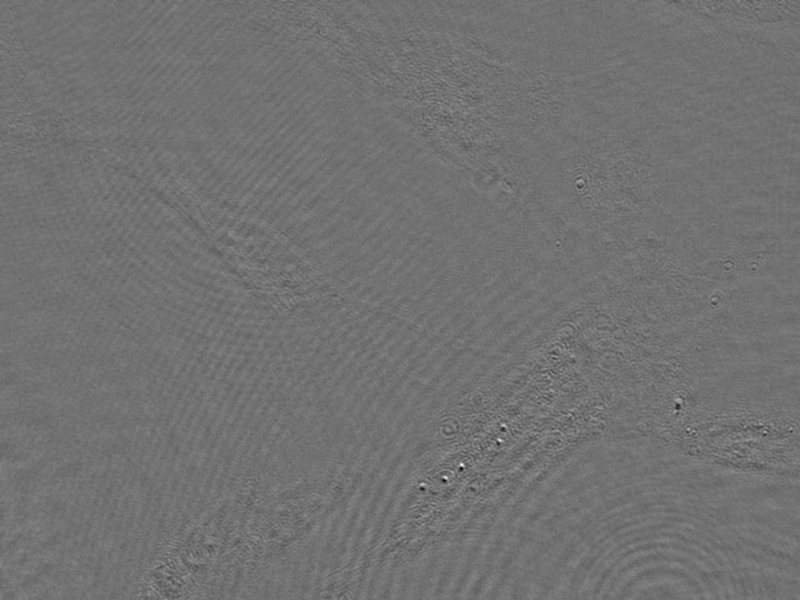
#> input picture test_data/0.png, 1600 x 1200 px (shown at 1/2 size)
$ python -i phase_utils.py   (imports and definitions only)
#> lines starting #> are read from the running program, lines starting #| are printed output that depends on the picture
#> further down, picture is the input picture: shape (1200, 1600); min 0, max 255, mean 113.7
"""
Script contains functions for retrieving optical field from interference pattern obtained in off-axis holography.

Created on Wed Mar 03 09:14:39 2022

@author: Fredrik Skärberg // fredrik.skarberg@physics.gu.se

"""

import numpy as np
from skimage import morphology
from skimage.restoration import unwrap_phase
#import cv2
import scipy
from scipy import ndimage

# [532 lines left out: functions correct_phase_4order, phaseunwrap_skimage, phase_unwrap_pipeline, phaseunwrap, correct_phase_4order_removal, correct_phase_4order_with_background and 3 more, not called in this run]

def get_shifted_fft(frame, filter_radius=200, correct_fourier_peak = [0, 0]):
    """
    Return fourier image that is shifted by some pixels.

    """
#> called with filter_radius = 200

    yr, xr  = frame.shape
#> yr = 1200; xr = 1600

    x = np.arange(-(xr/2-1/2), (xr/2 + 1/2), 1)
#> x = 1600 values from -799.5 to 799.5
    y = np.arange(-(yr/2-1/2), (yr/2 + 1/2), 1)
#> y = 1200 values from -599.5 to 599.5
    X, Y = np.meshgrid(x, y)

    #### kx and ky is the wave vector that defines the direction of propagation. Used to calculate the fourier shift.
    kx = np.linspace(-np.pi, np.pi, xr)
#> kx = 1600 values from -3.14 to 3.14
    ky = np.linspace(-np.pi, np.pi, yr)
#> ky = 1200 values from -3.14 to 3.14
    KX, KY = np.meshgrid(kx, ky)

    position_matrix = np.sqrt(X**2 + Y**2) #"circle", values are smaller if closer to the center and vice verca.

    fftImage = np.fft.fft2(frame) #Compute the 2-dimensional discrete Fourier Transform
    fftImage = np.fft.fftshift(fftImage) #Shift the zero-frequency component to the center of the spectrum.

    #If not filter radius inputted. Estimate it somewhat.
    if not isinstance(filter_radius, int):
        filter_radius = int(np.min([xr, yr]) / 6)

    fftImage = np.where(position_matrix < filter_radius, 0, fftImage) #Set values within filter_radius to 0
    fftImage = np.where(X < -5, 0, fftImage) #Set "left" values to 0
    fftImage = np.where(np.abs(Y) < 5, 0, fftImage) #Set "fourier boundary" to 0.

    #Find max with some minor gaussian convolutions
    imag_c = scipy.ndimage.gaussian_filter(fftImage.imag, sigma = 3)
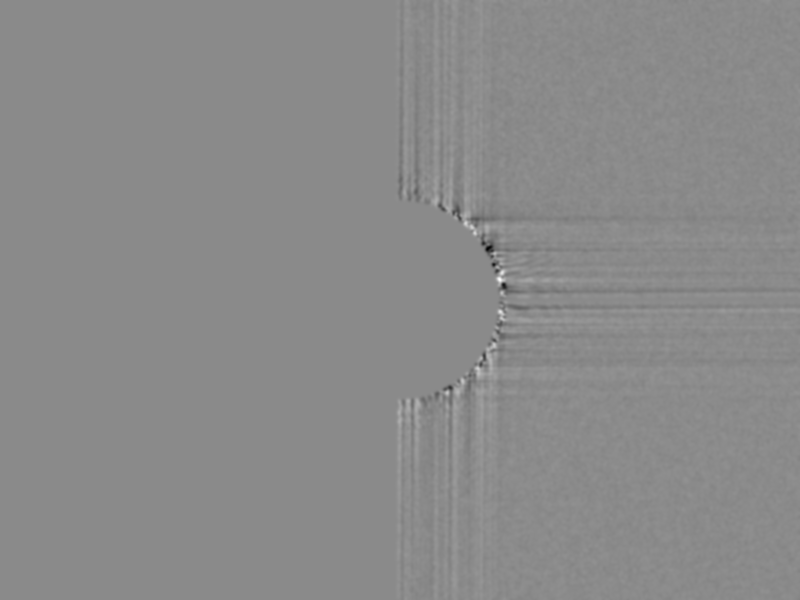
#> imag_c: shape (1200, 1600) float64 (shown at 1/2 size); min -2892.3, max 2429.6, mean 1.2; drawn with min black and max white
    real_c = scipy.ndimage.gaussian_filter(fftImage.real, sigma = 3)
    idx_max_real = np.unravel_index(np.argmax(real_c, axis=None), fftImage.shape)
#> idx_max_real = (540, 994)
    idx_max_imag = np.unravel_index(np.argmax(imag_c, axis=None), fftImage.shape)
#> idx_max_imag = (559, 999)

    idx_max = (int((idx_max_real[0] + idx_max_imag[0])/2), int((idx_max_real[1] + idx_max_imag[1])/2))
#> idx_max = (549, 996)

    idx_max = (idx_max[0]+correct_fourier_peak[0], idx_max[1]+correct_fourier_peak[1])
    # [7 lines of commented-out code are left out]

    kx_pos = KX[idx_max]
#> kx_pos = 0.772
    ky_pos = KY[idx_max]
#> ky_pos = -0.265
    kx_add_ky = kx_pos*X+ky_pos*Y
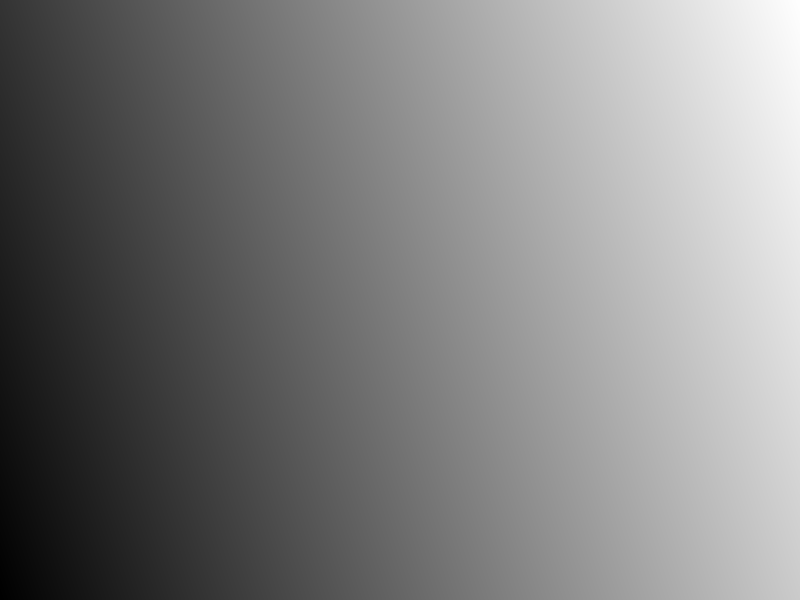
#> kx_add_ky: shape (1200, 1600) float64 (shown at 1/2 size); min -776, max 776, mean 0; drawn with min black and max white

    ###Center on one of the off-center peaks
    img = np.array(frame, dtype = np.float32)
    img = img - np.mean(img) #img = img - np.mean(img)

    #Compute the 2-dimensional discrete Fourier Transform with offset image.
    fftImage = np.fft.fft2(img * np.exp(1j*(kx_add_ky)))

    #shifted fourier image centered on peak values in x and y.
    fftImage = np.fft.fftshift(fftImage)

    return fftImage


# [396 lines left out: functions imgtofield_simple, phase_frequencefilter, correct_phase_manually, create_circular_mask, create_ellipse_mask, mask_out_pipeline and 7 more, not called in this run]

>>> import cv2
>>> picture = cv2.imread('../test_data/0.png', cv2.IMREAD_GRAYSCALE)
>>> result = get_shifted_fft(picture)

$ run again, on test_data/1.png
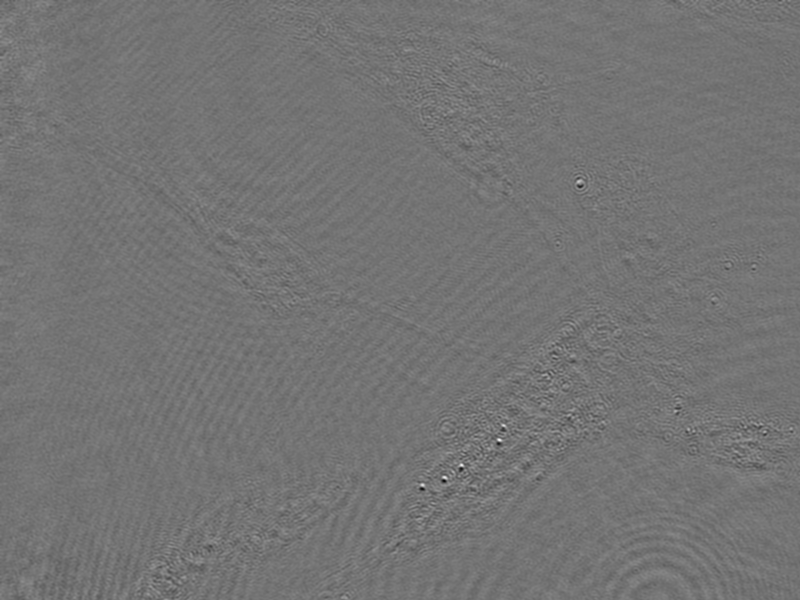
#> input picture test_data/1.png, 1600 x 1200 px (shown at 1/2 size)
#> picture is the input picture: shape (1200, 1600); min 0, max 255, mean 115.7
#> in get_shifted_fft, `real_c = scipy.ndimage.gaussian_filter(fftImage.real, sigma = 3)`:
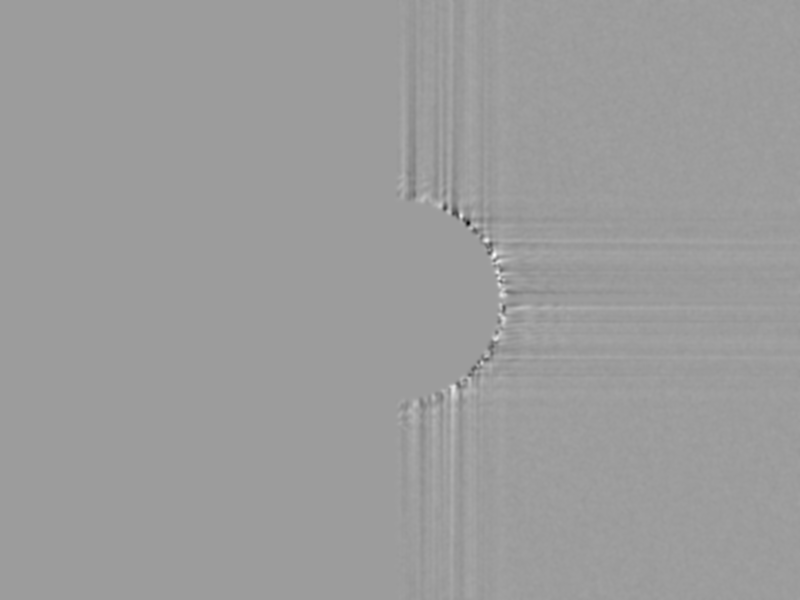
#> real_c: shape (1200, 1600) float64 (shown at 1/2 size); min -4665.6, max 2918, mean -5; drawn with min black and max white
#> idx_max_real = (509, 988)
#> idx_max_imag = (426, 903)
#> idx_max = (467, 945)
#> kx_pos = 0.572
#> ky_pos = -0.694
#> in get_shifted_fft, `kx_add_ky = kx_pos*X+ky_pos*Y`:
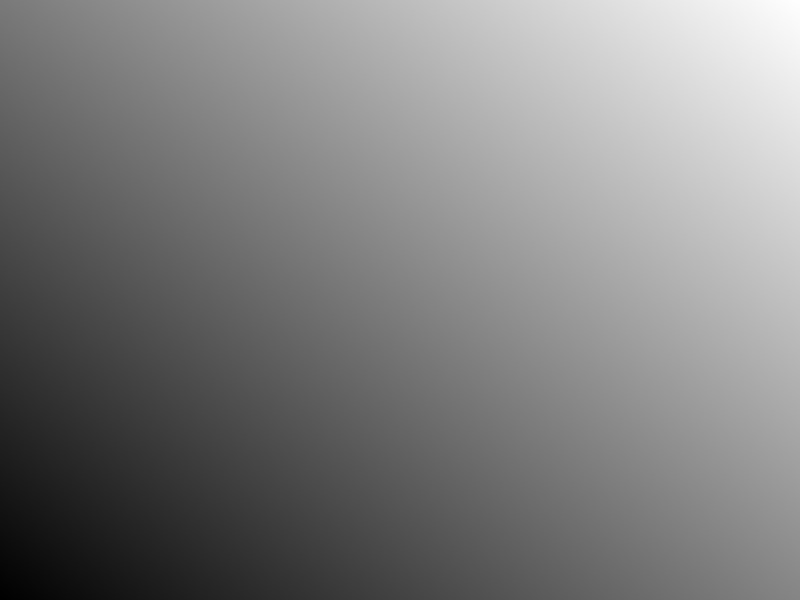
#> kx_add_ky: shape (1200, 1600) float64 (shown at 1/2 size); min -873.4, max 873.4, mean 0; drawn with min black and max white

$ run again, on test_data/10.png
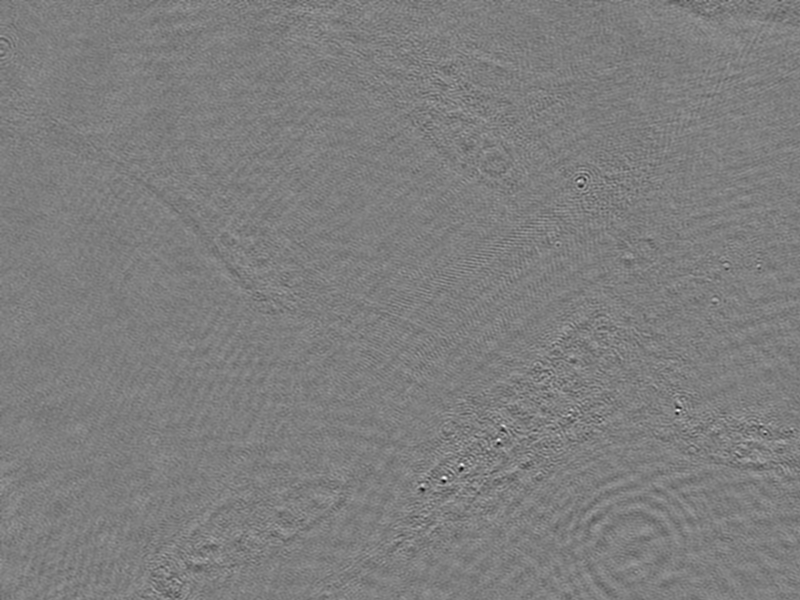
#> input picture test_data/10.png, 1600 x 1200 px (shown at 1/2 size)
#> picture is the input picture: shape (1200, 1600); min 0, max 255, mean 125.9
#> in get_shifted_fft, `real_c = scipy.ndimage.gaussian_filter(fftImage.real, sigma = 3)`:
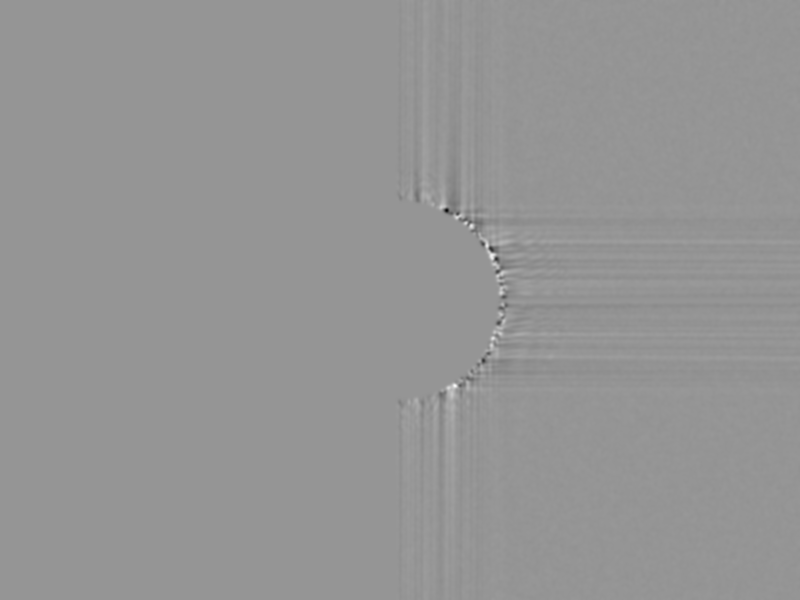
#> real_c: shape (1200, 1600) float64 (shown at 1/2 size); min -6376.2, max 4529.5, mean -4.3; drawn with min black and max white
#> idx_max_real = (771, 910)
#> idx_max_imag = (440, 927)
#> idx_max = (605, 918)
#> kx_pos = 0.466
#> ky_pos = 0.0288
#> in get_shifted_fft, `kx_add_ky = kx_pos*X+ky_pos*Y`:
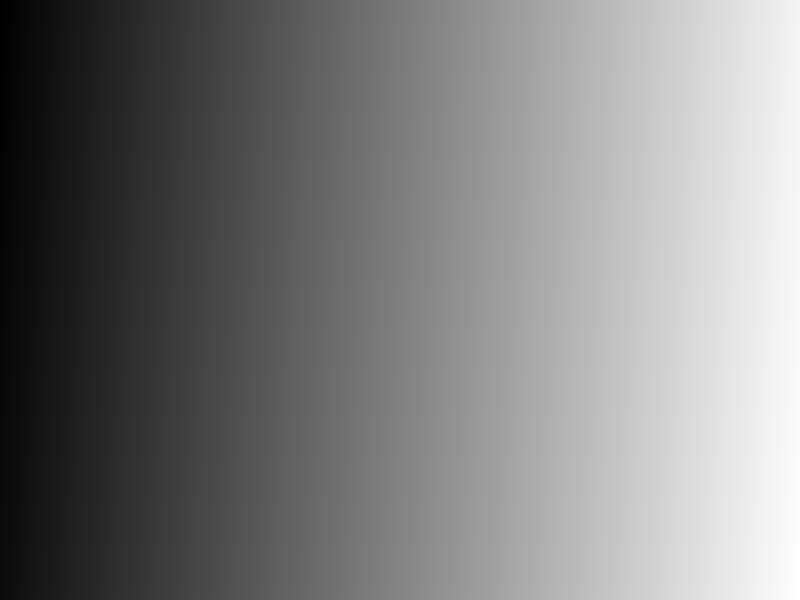
#> kx_add_ky: shape (1200, 1600) float64 (shown at 1/2 size); min -389.6, max 389.6, mean 0; drawn with min black and max white

$ run again, on test_data/11.png
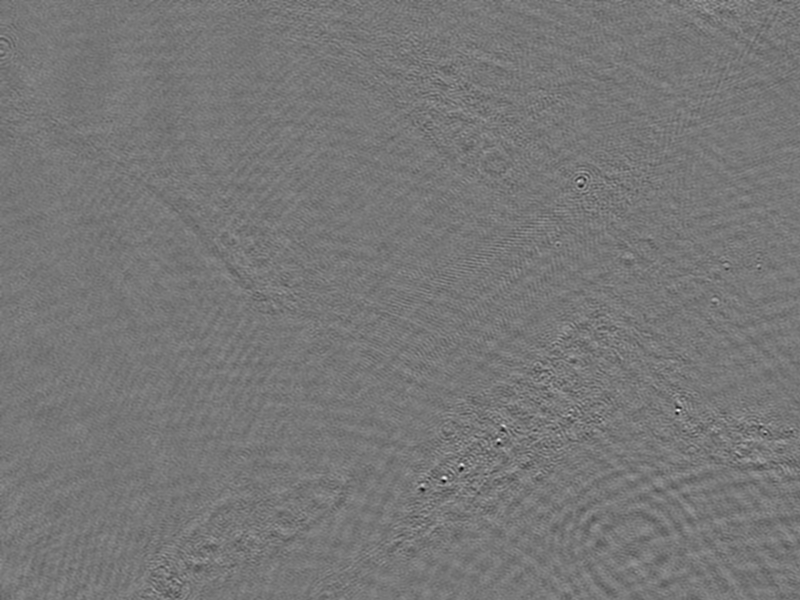
#> input picture test_data/11.png, 1600 x 1200 px (shown at 1/2 size)
#> picture is the input picture: shape (1200, 1600); min 0, max 255, mean 118.8
#> idx_max_real = (771, 911)
#> idx_max_imag = (440, 927)
#> idx_max = (605, 919)
#> kx_pos = 0.47
#> ky_pos = 0.0288
#> in get_shifted_fft, `kx_add_ky = kx_pos*X+ky_pos*Y`:
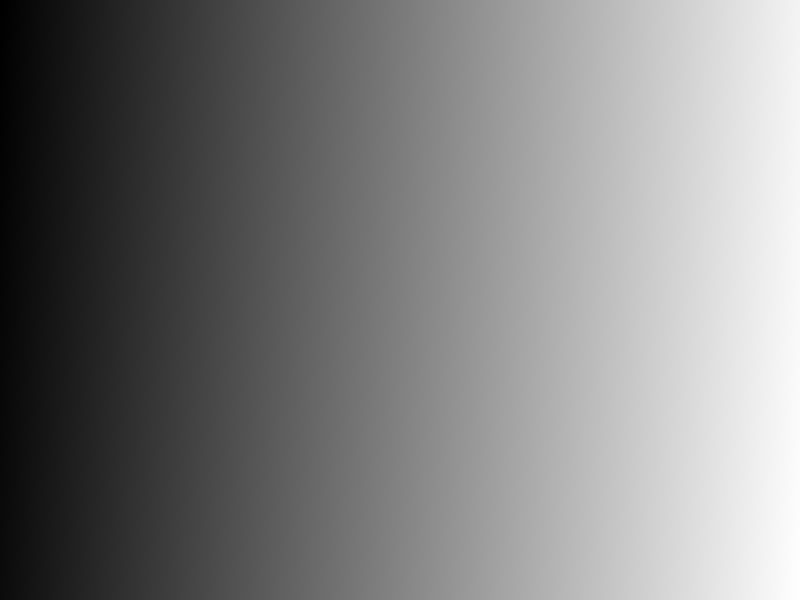
#> kx_add_ky: shape (1200, 1600) float64 (shown at 1/2 size); min -392.7, max 392.7, mean 0; drawn with min black and max white
